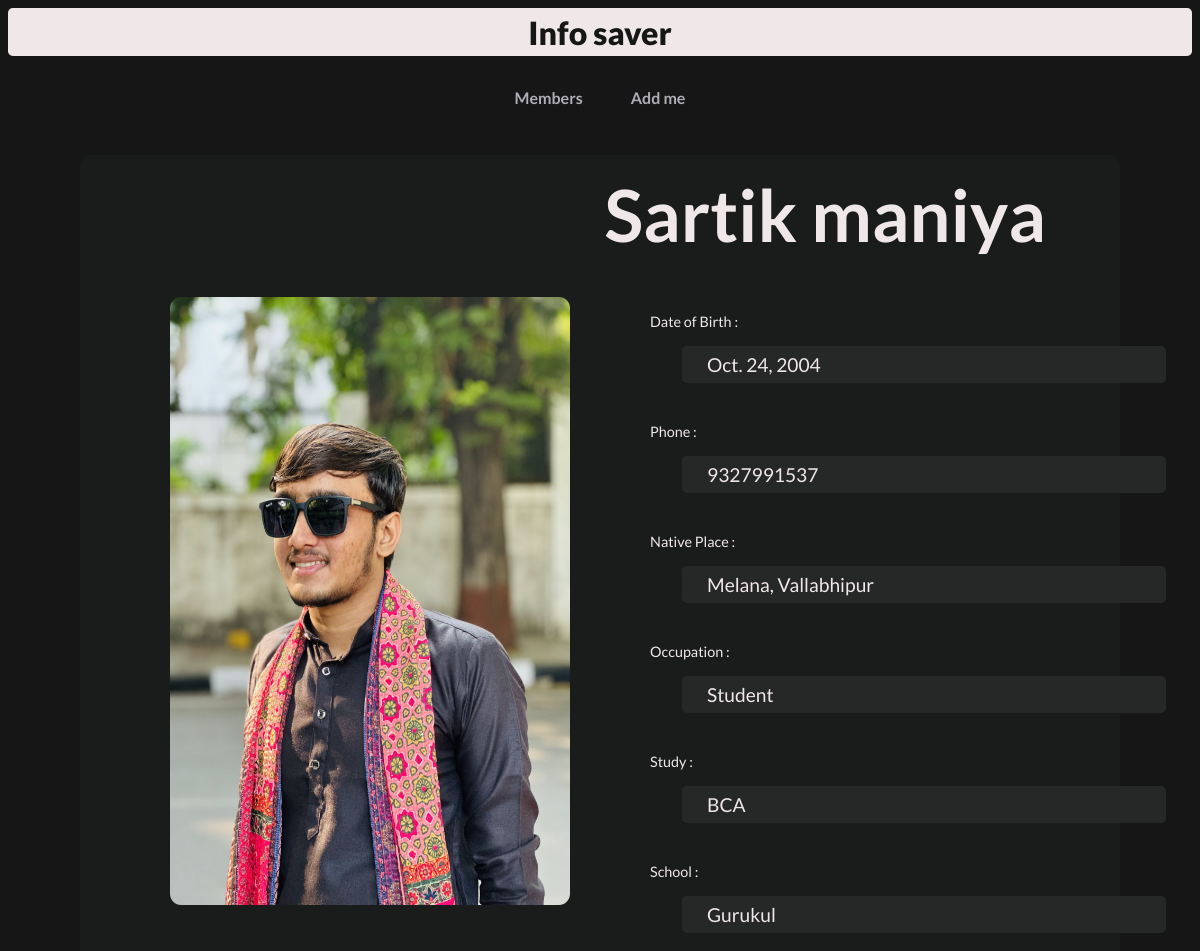
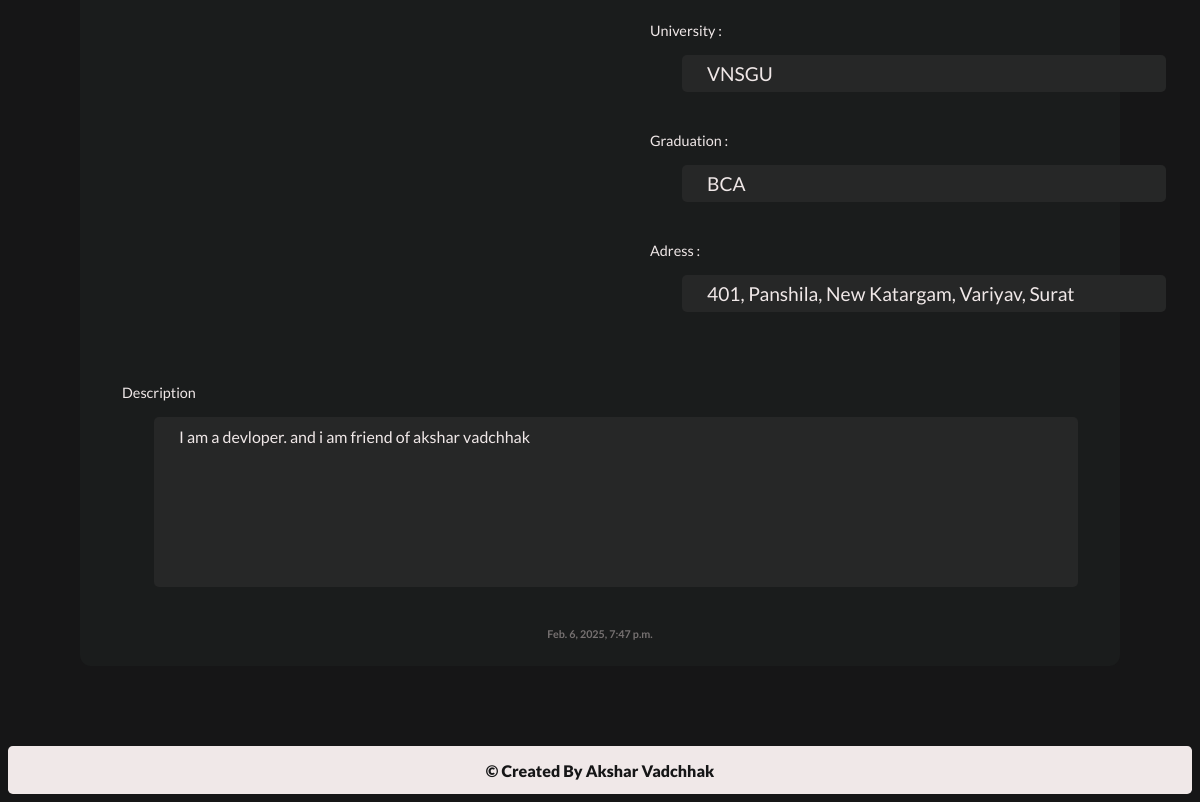
The app's page /8/ with its own data (2 pictures, top to bottom).
### info/models.py (models this page shows, shortened)
class Info(models.Model):
    name = models.CharField(max_length=100)
    image = models.ImageField(upload_to='infos/')
    dob = models.DateField()
    phone = models.CharField(max_length=15)
    adress = models.TextField()
    NativePlace = models.CharField(max_length=100)
    occuppation = models.CharField(max_length=100)
    study = models.CharField(max_length=100)
    school = models.CharField(max_length=100)
    university = models.CharField(max_length=100)
    degree = models.CharField(max_length=100)
    description = models.TextField()
    addDate = models.DateTimeField(default=timezone.now)

### info/views.py (the view)
# urls.py: path("<int:info_Id>/", views.infoDetails, name="InfoDetails")
def infoDetails(request, info_Id):
    info = get_object_or_404(Info, pk=info_Id)
    return render(request, 'infoDetails.html', {'info':info})

### info/templates/infoDetails.html (shortened to what this page needs)
{% extends "base.html" %}
{% block activeURL %}unactive{% endblock %}
{% block unactiveURL %}unactive{% endblock %}
{% block contant %}
<div class='allInfoDetailsMainBody '>
    <h1 class="detailsMainName">{{info.name}}</h1>
    <div class='allInfoMainDetails'>
        <img src="{{info.image.url}}" alt="Person image" class='detailsImg'>
        <div class='infoAllDetails'>
            <div class='oneDetailInfo'>
                <p class='infoDetailsLable'>Date of Birth :</p>
                <div class='infoDetailsData'>{{info.dob}}</div>
            </div>
            <div class='oneDetailInfo'>
                <p class='infoDetailsLable'>Phone :</p>
                <div class='infoDetailsData'>{{info.phone}}</div>
            </div>
            <div class='oneDetailInfo'>
                <p class='infoDetailsLable'>Native Place :</p>
                <div class='infoDetailsData'>{{info.NativePlace}}</div>
            </div>
            <div class='oneDetailInfo'>
                <p class='infoDetailsLable'>Occupation :</p>
                <div class='infoDetailsData'>{{info.occuppation}}</div>
            </div>
            <div class='oneDetailInfo'>
                <p class='infoDetailsLable'>Study :</p>
                <div class='infoDetailsData'>{{info.study}}</div>
            </div>
            <div class='oneDetailInfo'>
                <p class='infoDetailsLable'>School :</p>
                <div class='infoDetailsData'>{{info.school}}</div>
            </div>
            <div class='oneDetailInfo'>
                <p class='infoDetailsLable'>University :</p>
                <div class='infoDetailsData'>{{info.university}}</div>
            </div>
            <div class='oneDetailInfo'>
                <p class='infoDetailsLable'>Graduation :</p>
                <div class='infoDetailsData'>{{info.degree}}</div>
            </div>
            <div class='oneDetailInfo'>
                <p class='infoDetailsLable'>Adress :</p>
                <div class='infoDetailsData'>{{info.adress}}</div>
            </div>
        </div>
    </div>
    <div class="Description">
        <div class='oneDetailInfo'>
            <p class='infoDetailsLable'>Description</p>
            <div class='descriptionBox'>{{info.description}}</div>
        </div>
        <h6 class='detailsAddDate'>{{info.addDate}}</h6>
    </div>
</div>
{% endblock %}

### static/sytle.css (style rules this page uses)
* { margin: 0; padding: 0; font-family: "Lato", serif; background: #161617; color: #f0e8e8; }
h1 { text-align: center; }
.allInfoDetailsMainBody { margin: 5rem; height: auto; padding: 10px; margin-top: 3rem; border-radius: .7rem; background-color: #1a1c1c; }
.detailsMainName { text-align:end; margin: 1rem; margin-top: .4rem; font-size: 4.5rem; background-color: #1a1c1c; padding-right: 3rem; }
.allInfoMainDetails { display: flex; gap: 4rem; padding: 1.5rem; padding-left: 5rem; background-color: #1a1c1c; }
.detailsImg { max-width: 25rem; max-height: 38rem; border-radius: .7rem; background-color: #1a1c1c; }
.infoAllDetails { display: flex; flex-direction: column; gap: .5rem; font-size: 1.2rem; background-color: #1a1c1c; }
.oneDetailInfo { background-color: #1a1c1c; }
.infoDetailsLable { font-size: .9rem; margin: 1rem; background-color: #1a1c1c; }
.infoDetailsData { margin: 1rem; margin-left: 3rem; margin-top: 1rem; padding: 7px; padding-left: 25px; border-radius: 5px; width: 100%; background-color: #262727; }
.Description { padding: 1rem; background-color: #1a1c1c; }
.descriptionBox { margin: 1rem 1rem 1rem 3rem; padding: 10px 25px; border-radius: 5px; min-width: 300px; min-height: 150px; max-width: 100%; background-color: #262727; font-size: 1rem; overflow: auto; word-wrap: break-word; white-space: normal; display: flex; align-items: flex-start; }
.detailsAddDate { background-color: #1a1c1c; color: rgb(118, 113, 113); font-weight: 600; text-align: center; padding-top: 1.5rem; }

### records on screen
Info: name "Sartik maniya", image (picture), dob "Oct. 24, 2004", phone "9327991537", NativePlace "Melana, Vallabhipur", occuppation "Student", study "BCA", school "Gurukul", university "VNSGU", degree "BCA", adress "401, Panshila, New Katargam, Variyav, Surat", description "I am a devloper. and i am friend of akshar vadchhak", addDate "Feb. 6, 2025, 7:47 p.m."
